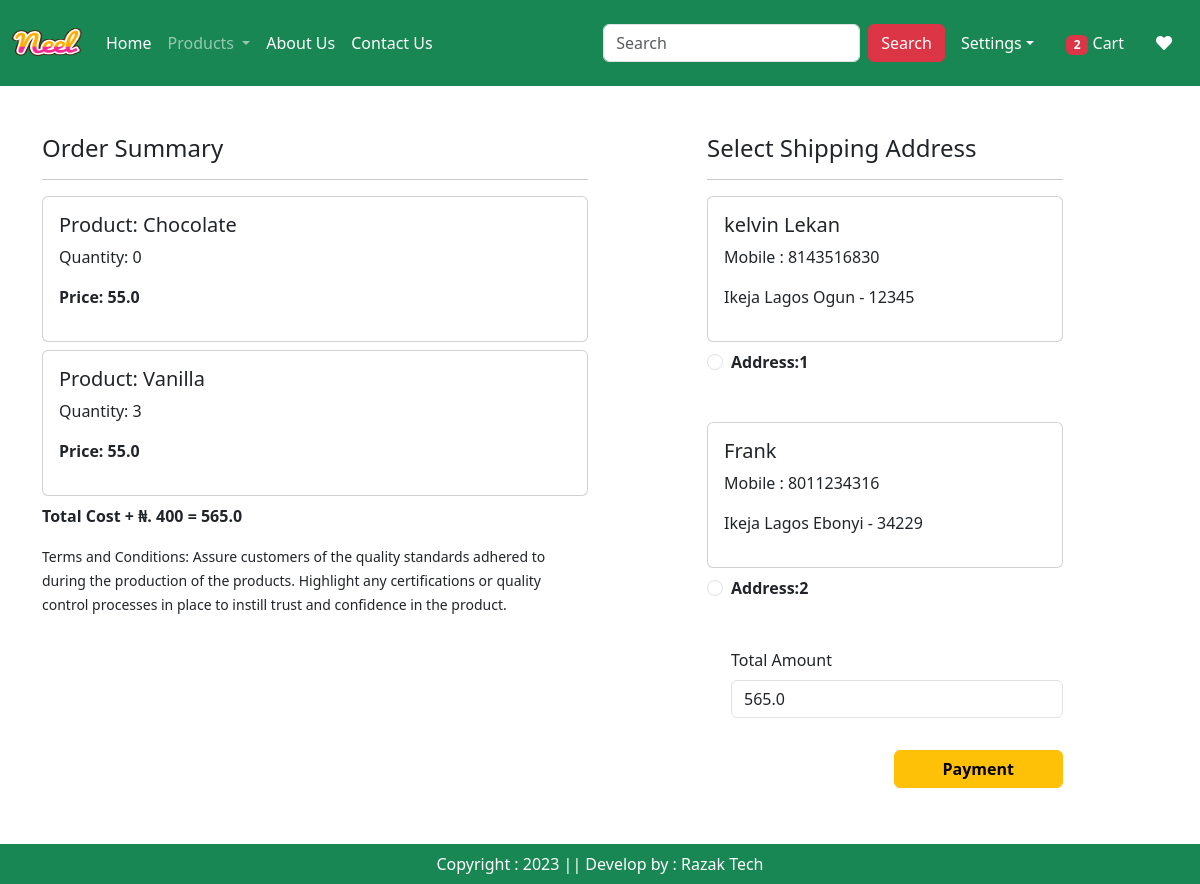
Screenshot of /checkout/ (signed in) with the database file from the repository.
### app/models.py (models this page shows, shortened)
class Cart(models.Model):
    user = models.ForeignKey(User, on_delete=models.CASCADE)
    product = models.ForeignKey(Product, on_delete=models.CASCADE)
    quantity = models.PositiveIntegerField(default=1)

class Product(models.Model):
    title = models.CharField(max_length=100)
    selling_price = models.FloatField()
    discounted_price = models.FloatField()
    description = models.TextField()
    composition = models.TextField(default="")
    prodapp = models.TextField(default="")
    category = models.CharField(choices=CATEGORY_CHOICES, max_length=2)
    product_image = models.ImageField(upload_to="product")

class Customer(models.Model):
    user = models.ForeignKey(User, on_delete=models.CASCADE)
    name = models.CharField(max_length=200)
    locality = models.CharField(max_length=200)
    city = models.CharField(max_length=50)
    mobile = models.BigIntegerField(default=0)
    zipcode = models.BigIntegerField()
    state = models.CharField(choices=STATE_CHOICES, max_length=100)

### app/views.py (the view, shortened to what this page needs)
# urls.py: path('checkout/', views.Checkout.as_view(), name='checkout'),
@method_decorator(login_required, name="dispatch")
class Checkout(View):
    def get(self, request):
        totalitem = 0
        wishitem = 0
        if request.user.is_authenticated:
            totalitem = len(Cart.objects.filter(user=request.user))
            wishitem = len(Wishlist.objects.filter(user=request.user))
        user = request.user
        add = Customer.objects.filter(user=user)
        cart_items = Cart.objects.filter(user=user)
        famount = 0
        for p in cart_items:
            value = p.quantity * p.product.discounted_price
            famount = famount + value
        totalamount = famount + 400
        razoramount = int(totalamount * 100)
        client = razorpay.Client(auth=(settings.RAZOR_KEY_ID, settings.RAZOR_KEY_SECRET))
        data = { "amount": razoramount, "currency": "NGN", "receipt": "order_rcptid_12" }
        payment_response = client.order.create(data=data)
        print(payment_response)
        order_id = payment_response["id"]
        order_status = payment_response["status"]
        return render(request, "app/checkout.html", locals())

### templates/app/checkout.html (shortened to what this page needs)
{% extends "app/base.html" %}
{% load static %}
{% block main-content %}
<div class="container">
    <div class="row mt-5">
        <div class="col-sm-6">
            <h4>Order Summary</h4>
            <hr>
            {% for item in cart_items %}
                <div class="card mb-2">
                    <div class="card-body">
                        <h5>Product: {{ item.product.title }}</h5>
                        <p>Quantity: {{ item.quantity }}</p>
                        <p class="fw-bold">Price: {{ item.product.discounted_price }}</p>
                    </div>
                </div>
            {% endfor %}
            <p class="fw-bold">Total Cost + ₦. 400 = {{ totalamount }}</p>
            <small>Terms and Conditions: Assure customers of the quality standards adhered to during the production of the products. Highlight any certifications or quality control processes in place to instill trust and confidence in the product.</small>
        </div>
        <div class="col-sm-4 offset-sm-1">
            <h4>Select Shipping Address</h4>
            <hr>
            <form method="post" id="myform">
                {% for ad in add %}
                <div class="card">
                    <div class="card-body">
                        <h5>{{ ad.name }}</h5>
                        <p>Mobile : {{ ad.mobile }}</p>
                        <p>{{ ad.locality }} {{ ad.city }} {{ ad.state }} - {{ ad.zipcode }}</p>
                    </div>
                </div>
                <div class="form-check mt-2 mb-5">
                    <input class="form-check-input" type="radio" name="custid" id="custadd{{ forloop.counter }}" value="{{ ad.id }}">
                    <label class="form-check-label fw-bold" for="custadd{{ forloop.counter }}">Address:{{ forloop.counter }}</label>
                </div>
                {% endfor %}
                <div class="form-check mb-3">
                    <label for="totalamount" class="form-label">Total Amount</label>
                    <input type="number" class="form-control" name="totalamount" value={{ totalamount }} readonly>
                </div>
                <div class="text-end">
                    <button id="rzp-button1" type="submit" class="btn btn-warning mt-3 px-5 fw-bold">Payment</button>
                </div>
                <br><br>
                <br><br>
            </form>
        </div>
    </div>
</div>
{% endblock main-content %}

### rows the page displays
Cart: product "Chocolate", quantity "0", product.discounted_price "55.0"
Cart: product "Vanilla", quantity "3", product.discounted_price "55.0"
Customer: name "kelvin Lekan", mobile "8143516830", locality "Ikeja", city "Lagos", state "Ogun", zipcode "12345"
Customer: name "Frank", mobile "8011234316", locality "Ikeja", city "Lagos", state "Ebonyi", zipcode "34229"

### other values shown
{{ totalitem }} "2"
{{ totalamount }} "565.0"
